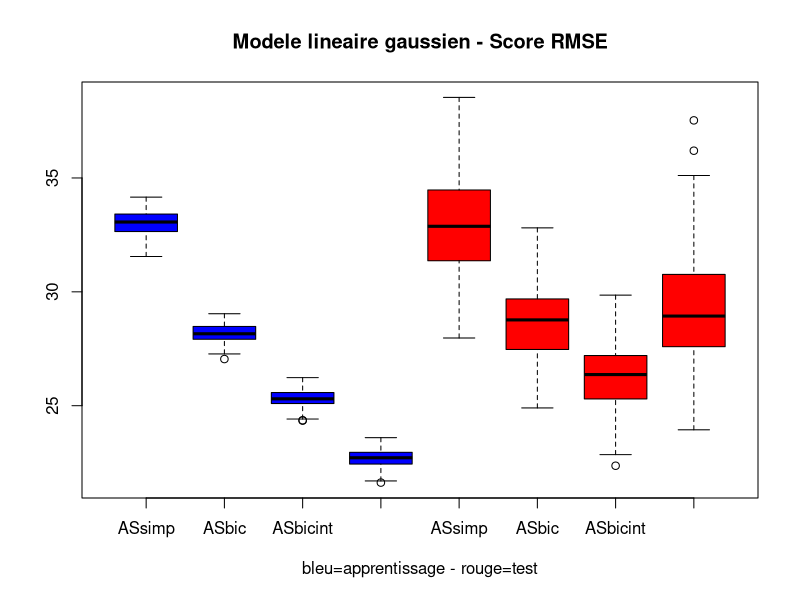

Write R code to recreate this figure.
# TP2 HPC-BigData : script d'evaluation des modeles

library(MASS)

data=read.table(file="DataTP.txt",header=TRUE)

RMSE=function(obs,pr){
return(sqrt(mean((pr-obs)^2)))}

# Choix automatique de predicteurs a partir du modele complet sans puis avec interactions
regbic=stepAIC(lm(O3o~.,data),k=log(nrow(data)),trace=0)
regbicint=stepAIC(lm(O3o~.*.,data),k=log(nrow(data)),trace=0)


k=100

tab=matrix(nrow=k,ncol=8)

for (i in 1:k) {

nappr=ceiling(0.8*nrow(data))
ii=sample(1:nrow(data),nappr)
jj=setdiff(1:nrow(data),ii)
datatest=data[jj,]
datapp=data[ii,]

# Estimation des modeles
regsimple=lm(O3o~O3p,datapp)
regbic=lm(formula(regbic),datapp)
regbicint=lm(formula(regbicint),datapp)
regsurap=lm(O3o~.*.*.,datapp) # modele volontairement sur-apprenti (interactions d'ordre 3), sans selection automatique des predicteurs

# Scores sur apprentissage
tab[i,1]=RMSE(datapp$O3o,predict(regsimple))
tab[i,2]=RMSE(datapp$O3o,predict(regbic))
tab[i,3]=RMSE(datapp$O3o,predict(regbicint))
tab[i,4]=RMSE(datapp$O3o,predict(regsurap))

# Scores sur test
tab[i,5]=RMSE(datatest$O3o,predict(regsimple,datatest))
tab[i,6]=RMSE(datatest$O3o,predict(regbic,datatest))
tab[i,7]=RMSE(datatest$O3o,predict(regbicint,datatest))
tab[i,8]=RMSE(datatest$O3o,predict(regsurap,datatest))

}

x11()
boxplot(tab,col=c(rep("blue",4),rep("red",4)),xlab="bleu=apprentissage - rouge=test",
names=c("ASsimp","ASbic","ASbicint","AScomplexe","ASsimp","ASbic","ASbicint","AScomplexe"),main="Modele lineaire gaussien - Score RMSE")
